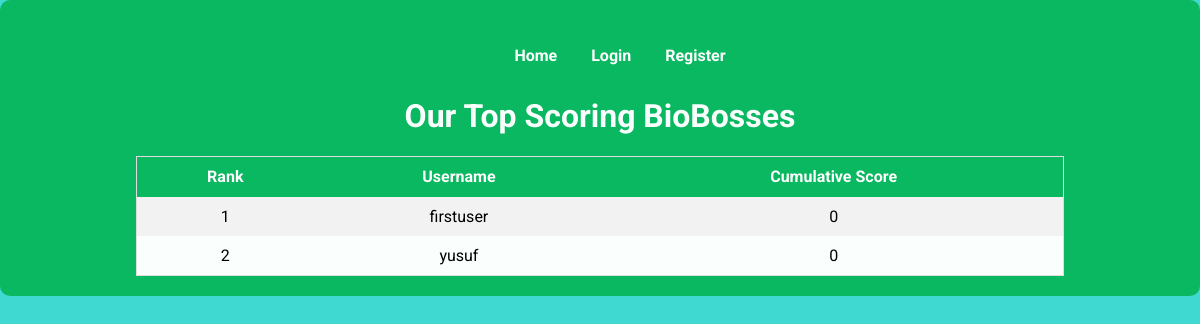
/scoreboard, run on an earlier commit of the app's database.
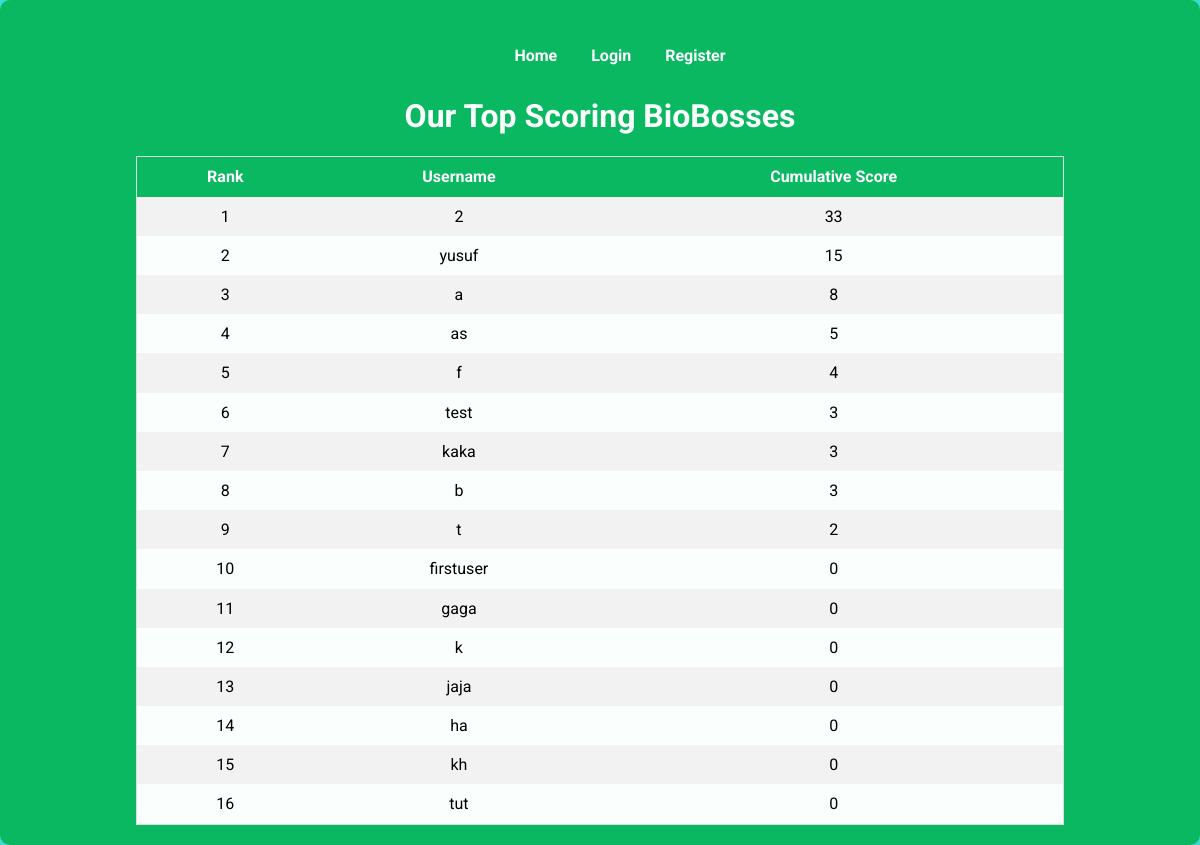
And on a later commit of the database.
### tables this page shows
CREATE TABLE 'users' (user_id INTEGER PRIMARY KEY AUTOINCREMENT, username TEXT UNIQUE NOT NULL, password TEXT NOT NULL, score INTEGER, 'cumulative_score'  INTEGER DEFAULT 0 , profile_pic TEXT);

### bioboss.py (the view)
@app.route("/scoreboard")
def scoreboard():
    users = get_scoreboard()
    return render_template("scoreboard.html", users=users)

### bioboss.py (called while the page is built)
def get_db_connection():
    conn = sqlite3.connect("bioboss.db")
    conn.row_factory = sqlite3.Row
    return conn

def get_scoreboard():
    db = get_db_connection()
    users = db.execute(
        "SELECT username, cumulative_score FROM users ORDER BY cumulative_score DESC LIMIT 20"
    ).fetchall()
    db.close()
    return users

### templates/scoreboard.html (shortened to what this page needs)
{% from "navbar.html" import nav_bar %}
<!DOCTYPE html>
<html lang="en">
<head>
    <link href="{{ url_for('static', filename='style.css')}}" rel="stylesheet" />
</head>
<body>
    <div class="parent">
        <div class="header">
            {{ nav_bar() }}
            <h1>Our Top Scoring BioBosses</h1>
        </div>
        <div class="content">
            <table class="scoreboard-table">
                <thead>
                    <tr>
                        <th>Rank</th>
                        <th>Username</th>
                        <th>Cumulative Score</th>
                    </tr>
                </thead>
                <tbody>
                    {% for user in users %}
                    <tr>
                        <td>{{ loop.index }}</td>
                        <td>{{ user.username }}</td>
                        <td>{{ user.cumulative_score }}</td>
                    </tr>
                    {% endfor %}
                </tbody>
            </table>
        </div>
    </div>
</body>
</html>

### templates/navbar.html
{% macro nav_bar() %}
<ul class="nav nav-tabs">
    <li class="nav-item">
        <a class="nav-link active" href="{{ url_for('index') }}">Home</a>
    </li>
    {% if 'user_id' in session %}
        <li class="nav-item">
            <a class="nav-link" href="{{ url_for('user_profile') }}">Profile</a>
        </li>
        <li class="nav-item">
            <a class="nav-link" href="{{ url_for('quiz') }}">Quizzes</a>
        </li>
        <li class="nav-item">
            <a class="nav-link" href="{{ url_for('scoreboard') }}">Scoreboard</a>
        </li>
        <li class="nav-item">
            <a class="nav-link" href="{{ url_for('logout') }}">Logout</a>
        </li>
    {% else %}
        <li class="nav-item">
            <a class="nav-link" href="{{ url_for('login') }}">Login</a>
        </li>
        <li class="nav-item">
            <a class="nav-link" href="{{ url_for('register') }}">Register</a>
        </li>
    {% endif %}
</ul>
{% endmacro %}

### static/style.css (style rules this page uses)
body, html { font-family: 'Roboto', sans-serif; background-color: #3fd9d1; font-size: 1rem; line-height: 1.2; margin: 0; text-align: center; }
.navbar, .nav, .nav-link { font-family: 'Roboto', sans-serif; font-weight: 700; }
.header { background-color: #09b860; color: #fafffd; }
h1, h2, h3, h4, h5, h6 { font-family: 'Roboto', sans-serif; font-weight: 700; }
ul.nav.nav-tabs li.nav-item { display: inline-block !important; }
ul.nav.nav-tabs li.nav-item a.nav-link:link, ul.nav.nav-tabs li.nav-item a.nav-link:visited { background-color: #09b860; color: white; padding: 10px 15px; border-radius: 12px; text-align: center !important; text-decoration: none; display: inline-block !important; }
.scoreboard-table { margin: 0 auto; width: 80%; background-color: #fafffd; border-collapse: collapse; border: 1px solid #ddd; }
.scoreboard-table thead { background-color: #09b860; color: white; }
.scoreboard-table th, .scoreboard-table td { padding: 10px; }
.scoreboard-table tbody tr:nth-child(odd) { background-color: #f2f2f2; }
.scoreboard-table td { text-align: center; }
ul { list-style-type: none; }
.parent { background-color: #09b860; padding: 20px; border-radius: 10px; }

What changed in the data, as far as the page shows it:
added users: username "2", cumulative_score "33"
changed users "yusuf": cumulative_score "0" → "15"; moves up the list
added users: username "a", cumulative_score "8"
added users: username "as", cumulative_score "5"
added users: username "f", cumulative_score "4"
added users: username "test", cumulative_score "3"
added users: username "kaka", cumulative_score "3"
added users: username "b", cumulative_score "3"
added users: username "t", cumulative_score "2"
added users: username "gaga", cumulative_score "0"
added users: username "k", cumulative_score "0"
added users: username "jaja", cumulative_score "0"
added users: username "ha", cumulative_score "0"
added users: username "kh", cumulative_score "0"
added users: username "tut", cumulative_score "0"
